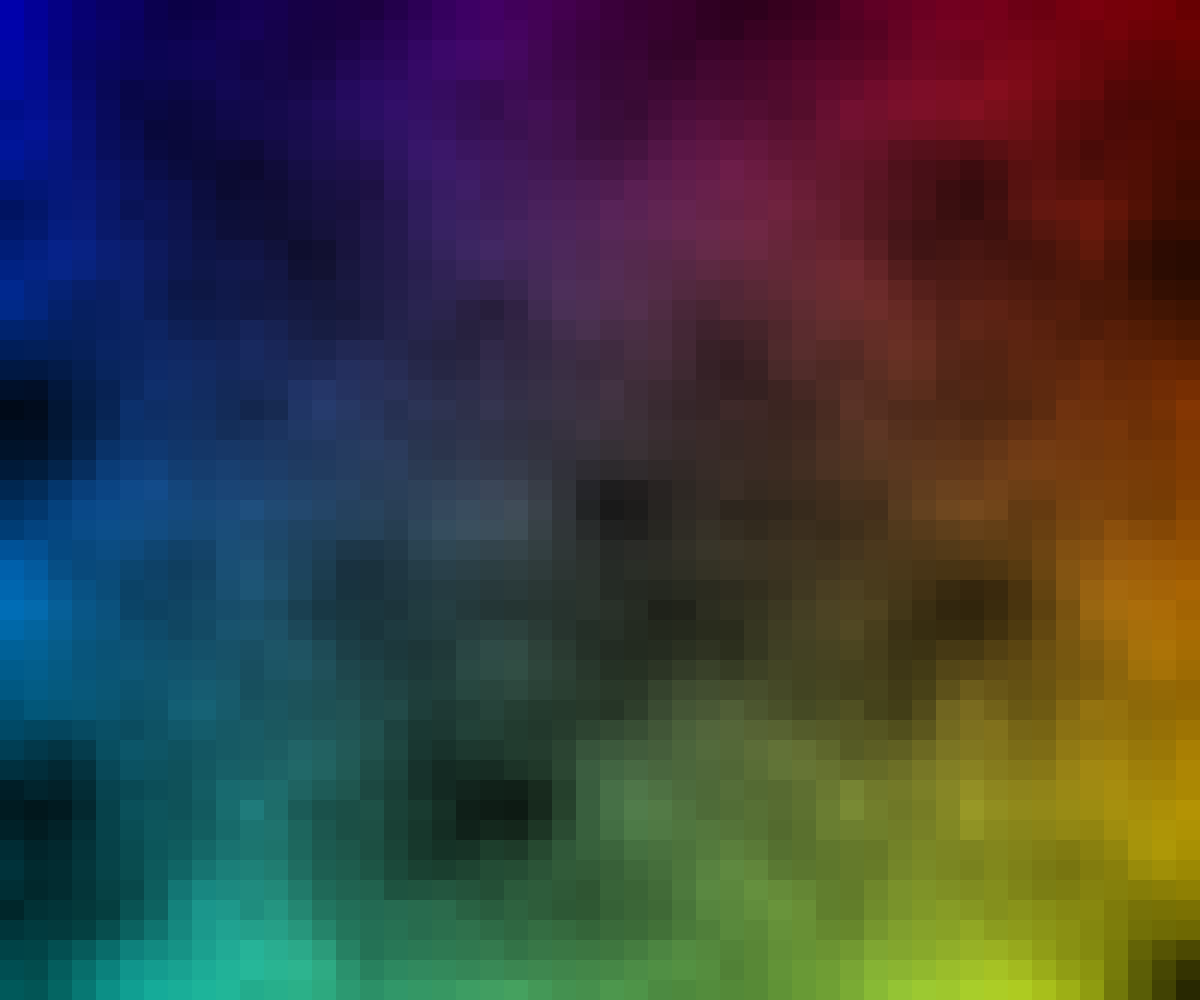
Frame 1 (no input)
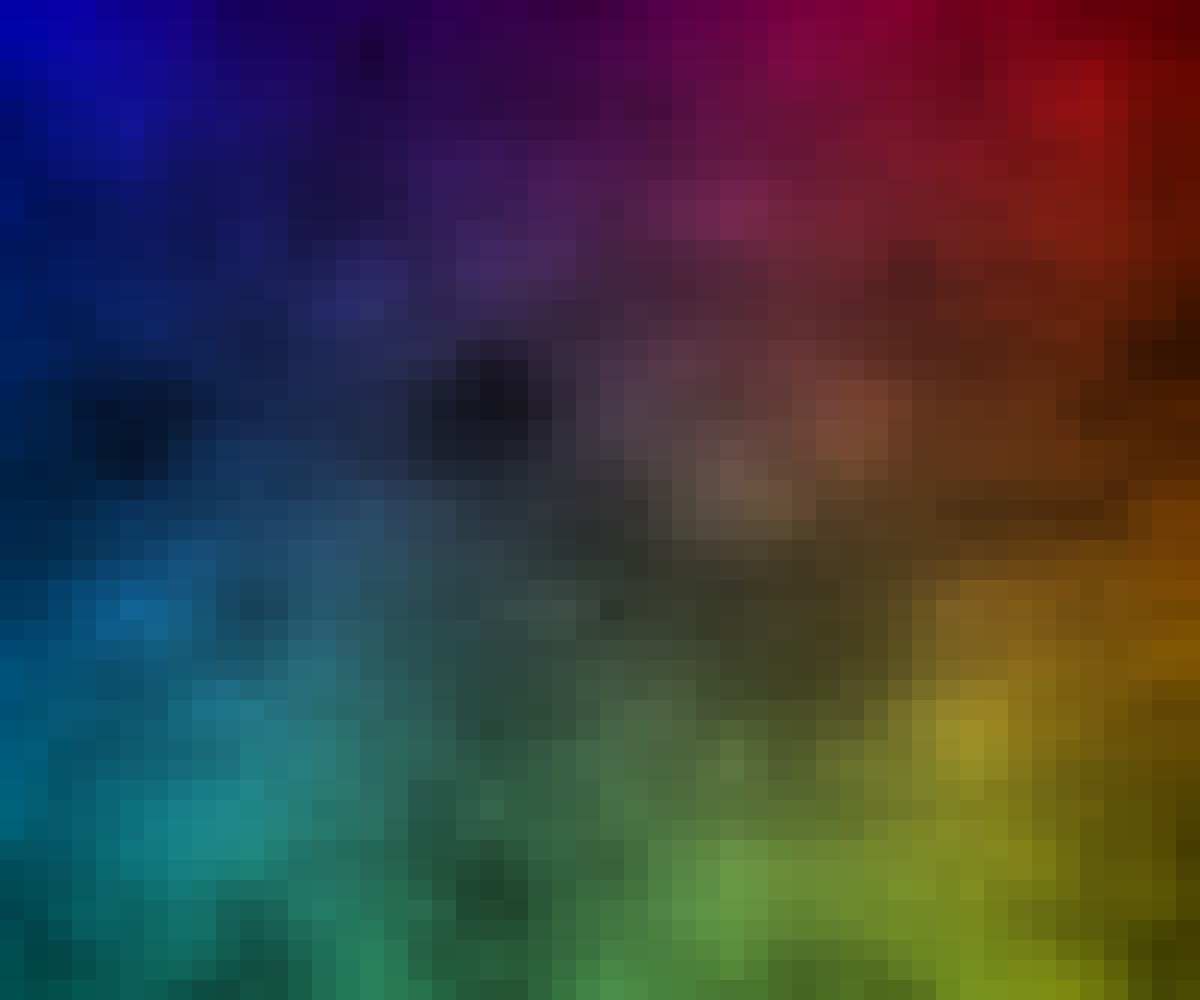
Frame 60 (no input)
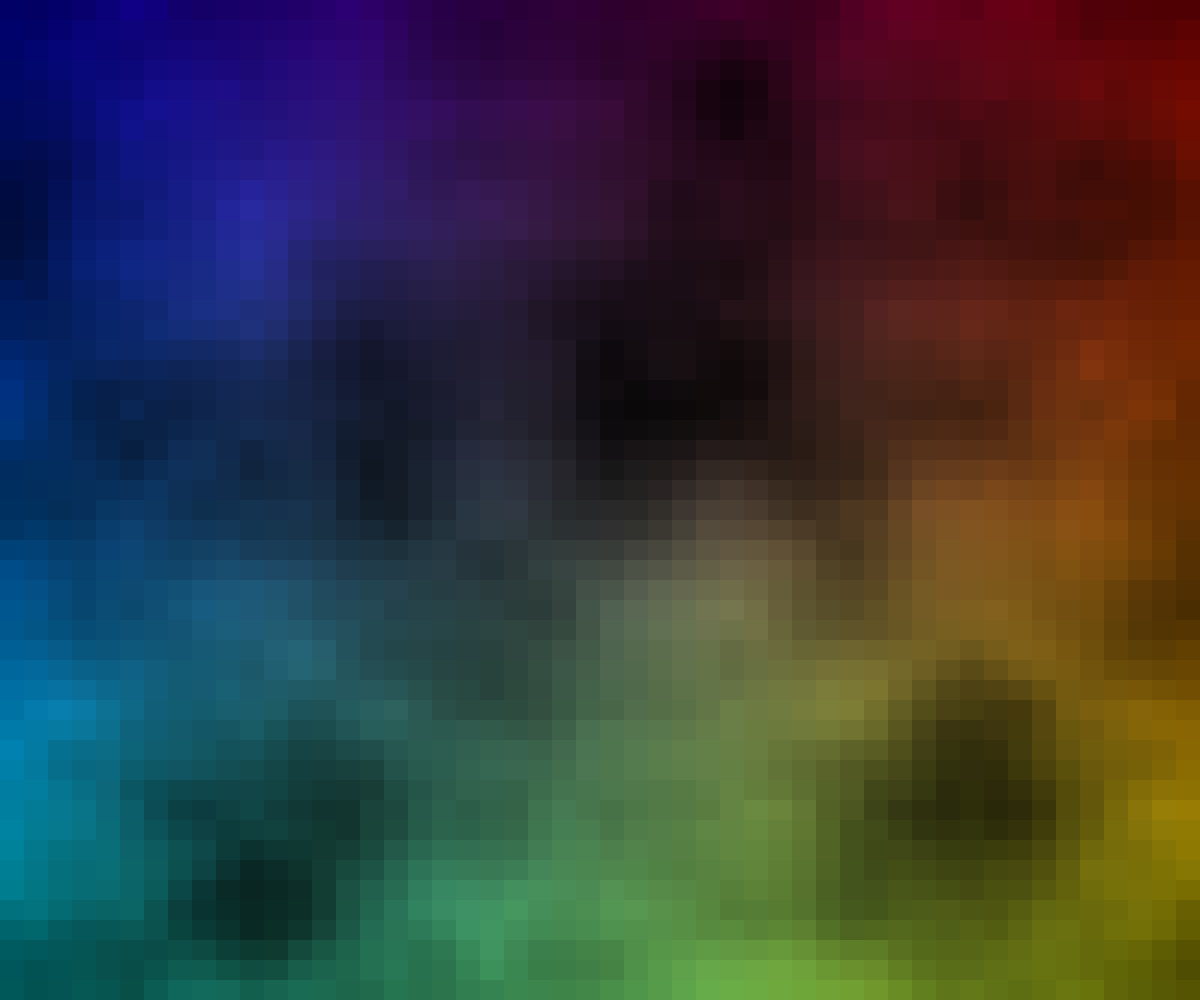
Frame 120 (the mouse pressed at the canvas centre since frame 60)

The p5.js sketch that drew these frames (run headless with seeded random() and noise() and a simulated clock; from frame 60 on, the mouse is pressed at the canvas centre):

// p5.js sketch
// ── sketch.js
let numRows = 20, numCols = 20
let sliderX, sliderY

function setup() {
  createCanvas(windowWidth, windowHeight);

  sliderX = createSlider(1,50)
  sliderY = createSlider(1,50)

  noStroke()
}

let counter = 0
function draw() {
  background(220,50);

  numCols = sliderX.value()
  numRows = sliderY.value()


  for(let x = 0; x < numCols; x++){
    for(let y = 0; y < numRows; y++){
     
      let n = noise(x*0.1,y*0.1,counter);
     
    
     let r = map(x,0,numCols, 0,255)*n
     let g = map(y,0,numRows, 0,255)*n
     let b = map(x,0,numCols, 255,0)*n

      //fill(x*5, y*5, 255 - x*5)

      fill(r, g, b)
      rect(x*width/numCols, y * height/numRows, width/numCols, height/numRows)

    }

  }

  counter+=0.05
 
}
